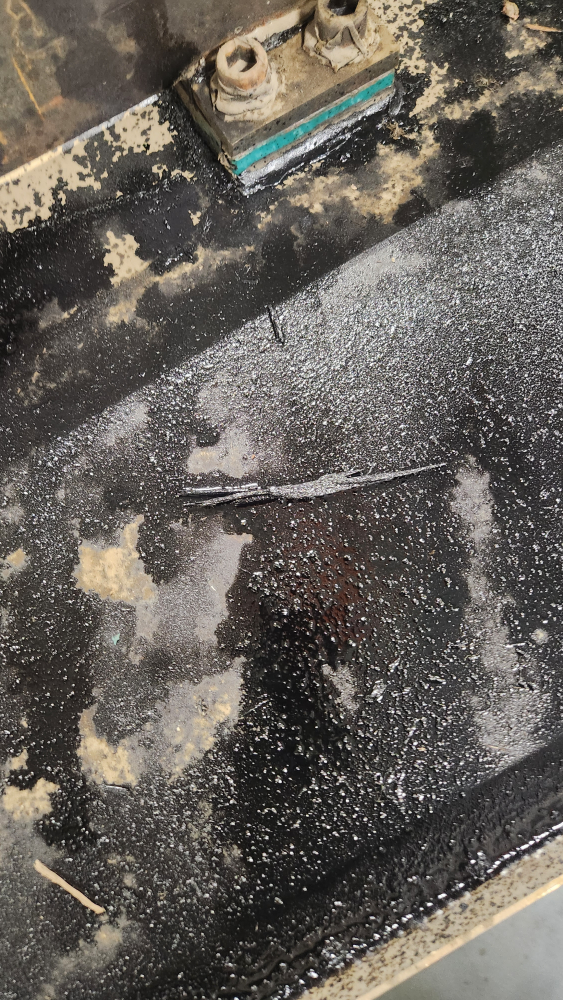
#> input picture creo_segmentation/images/test1.jpg, 2252 x 4000 px (shown at 1/4 size); its folder holds only this picture in this run
$ python experiment.py
#> lines starting #> are read from the running program, lines starting #| are printed output that depends on the picture; after the words box and inside, x2 and y2 are one past the last pixel; in counts of white or black regions, pixels touching at a corner belong together
import os
import cv2
import numpy as np

# improt Kmeans clustering from skimage
from sklearn.cluster import KMeans

SEGMENTATION_THRESHOLD = 50 # threshold for segmentation
BLUR_KERNEL = 3 # Gaussian blur kernel size
ERODE_KERNEL = 3 # erosion kernel size
EROSION_ITERATIONS = 7 # number of iterations for erosion #
ALPHA = 2.5 # contrast stretching exponent - gamma correction
BETA = 0 # contrast stretching bias - gamma correction
CLIP_LIMIT = 2 # CLAHE clip limit

def KMeans_clustering(img, k=3):
    """KMeans clustering for image segmentation"""

    # Reshape the image to 2D array of pixels
    img = img.reshape((-1, 1))

    # Initialize the KMeans model
    kmeans = KMeans(n_clusters=k, random_state=42, n_init=10, algorithm='elkan')

    # Fit the model to the image
    kmeans.fit(img)

    # Get the labels and cluster centers
    labels = kmeans.labels_
    centers = kmeans.cluster_centers_

    # sort the centers in ascending order
    centers = np.sort(centers, axis=0)

    print(centers, centers.shape)

    # Reshape the labels to the original image shape
    labels = labels.reshape(img.shape)

    # Determine the threshold for segmentation
    threshold_creo = (centers[0] + centers[1])/2
    threshold_semi = (centers[1] + centers[2])/2
    print(threshold_creo, threshold_semi)
    # (centers[0]*np.sum(labels == 0) + centers[1]*np.sum(labels == 1))/(np.sum(labels == 0) + np.sum(labels == 1))

    return threshold_semi.astype(int)

def preprocess(
                img,
                visualize=True, # visualize the preprocessing steps
                clipLimit=CLIP_LIMIT, # CLAHE clip limit
                alpha=ALPHA, # contrast stretching exponent
                beta=BETA, # contrast stretching bias
                blur_kernel=BLUR_KERNEL, # blur kernel size
                erode_kernel=ERODE_KERNEL, # erode kernel size
                erode_iterations=EROSION_ITERATIONS, # number of iterations for erosion
                segmentation_threshold=SEGMENTATION_THRESHOLD, # threshold for segmentation
                ):
    "Preprocess the image to get the anode and mandrel regions"

    if visualize:
        cv2.imshow("Original Image", img)
        cv2.waitKey(0)
        cv2.destroyAllWindows()

    # Contrast Limited Adaptive Histogram Equalization
    # Types of HIstorgram Equalization:
    # 1. Global Histogram Equalization
    img = cv2.equalizeHist(img)
    # 2. Local Histogram Equalization


    # 3. Contrast Limited Adaptive Histogram Equalization


    clahe = cv2.createCLAHE(clipLimit=clipLimit)
    # [8 lines of commented-out code are left out]
    img = cv2.GaussianBlur(img, (blur_kernel, blur_kernel), 0)

    # Further erosion to remove noise and small blobs
    kernel = np.ones((erode_kernel, erode_kernel), np.uint8)
    img = cv2.erode(img, kernel, iterations=erode_iterations)

    if visualize:
        cv2.imshow("Preprocessed Image", img)
        cv2.waitKey(0)
        cv2.destroyAllWindows()

    # Scale the images pixel values to 0-255 for even application of gamma correction
    img = cv2.normalize(img, None, 0, 255, cv2.NORM_MINMAX)

    # Contrast streching the middle intensity values using gamma correction
    img = cv2.convertScaleAbs(img, alpha=alpha, beta=beta)

    # Scale the images pixel values to 0-255 for even application of segmentation threshold
    # img = cv2.normalize(img, None, 0, 255, cv2.NORM_MINMAX)

    if visualize:
        cv2.imshow("Contrast Image", img)
        cv2.waitKey(0)
        cv2.destroyAllWindows()

    # Threshold the images to get anode and mandrel regions
    segmentation_threshold = KMeans_clustering(img)
    print(segmentation_threshold)
    _, img = cv2.threshold(img, int(segmentation_threshold), 255, cv2.THRESH_BINARY)

    # Invert the image to focus on darker regions
    img = cv2.bitwise_not(img)

    if visualize:
        cv2.imshow("Thresholded Image", img)
        cv2.waitKey(0)
        cv2.destroyAllWindows()
    return img


if __name__ == "__main__":

    # read all th eimages in the folder
    for file in os.listdir("./images"):
        # if not file.endswith(".png"):
        #     continue
        print(file)
        img = cv2.imread("./images/"+file, cv2.IMREAD_GRAYSCALE)
#> img: shape (4000, 2252); min 0, max 255, mean 96.5
        # resize the image
        img = cv2.resize(img, (400, 600))
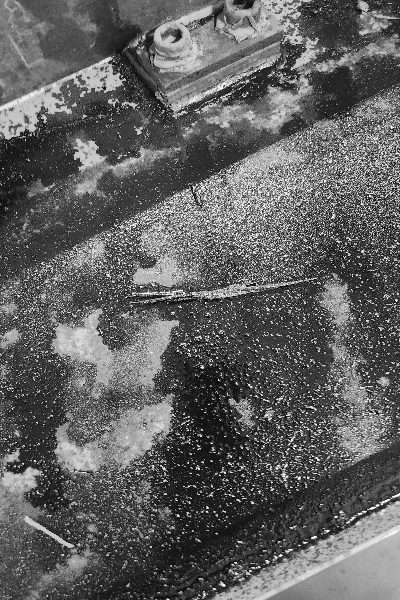
#> img: shape (600, 400); min 0, max 255, mean 96.4
        preprocess(img)
#> in preprocess, `img = cv2.equalizeHist(img)`:
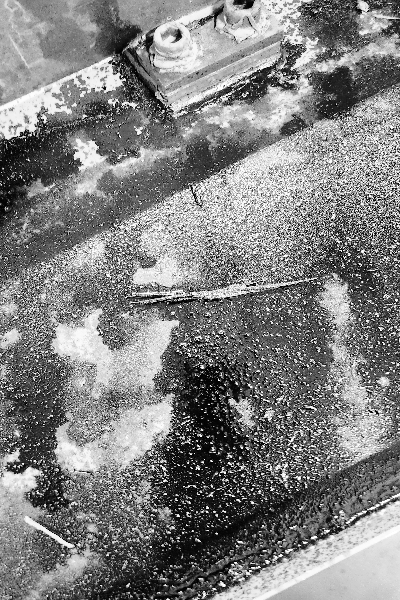
#> img: shape (600, 400); min 0, max 255, mean 128.2
#> in preprocess, `img = cv2.GaussianBlur(img, (blur_kernel, blur_kernel), 0)`:
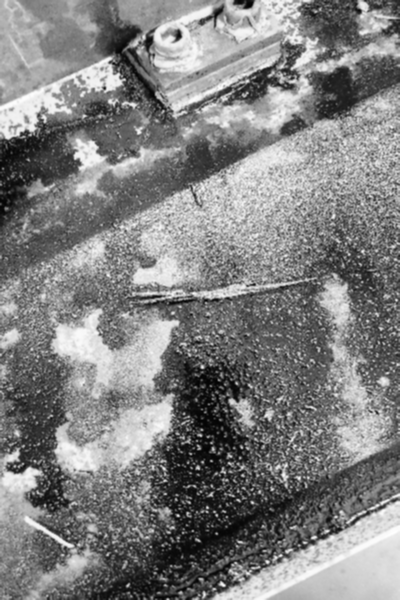
#> img: shape (600, 400); min 2, max 254, mean 128.3
#> in preprocess, `img = cv2.erode(img, kernel, iterations=erode_iterations)`:
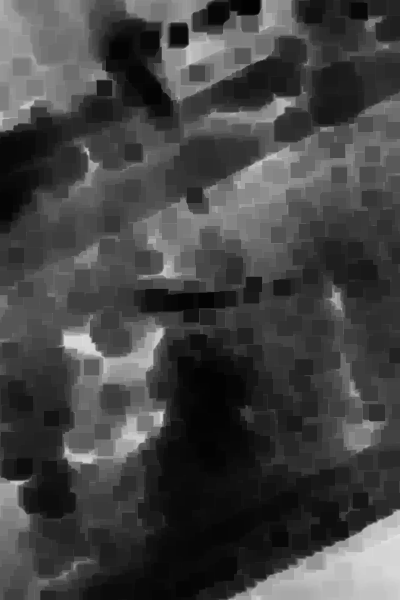
#> img: shape (600, 400); min 2, max 225, mean 67.3
#> in preprocess, `img = cv2.normalize(img, None, 0, 255, cv2.NORM_MINMAX)`:
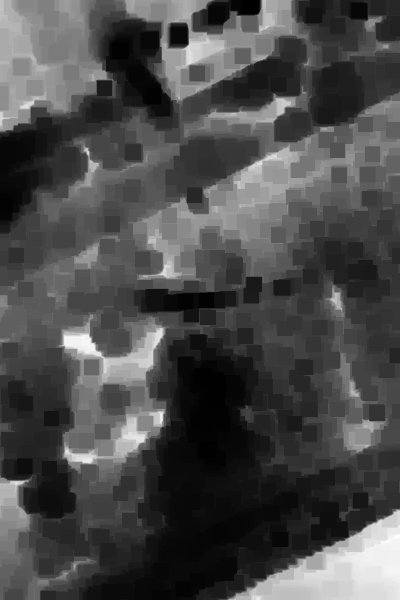
#> img: shape (600, 400); min 0, max 255, mean 74.6
#> in preprocess, `img = cv2.convertScaleAbs(img, alpha=alpha, beta=beta)`:
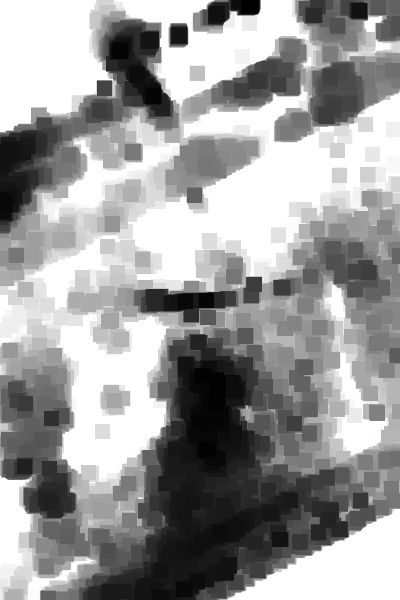
#> img: shape (600, 400); min 0, max 255, mean 156
#> in preprocess, `segmentation_threshold = KMeans_clustering(img)`: segmentation_threshold = [191]
#| [191]
#> in preprocess, `_, img = cv2.threshold(img, int(segmentation_threshold), 255, cv2.THRE..`:
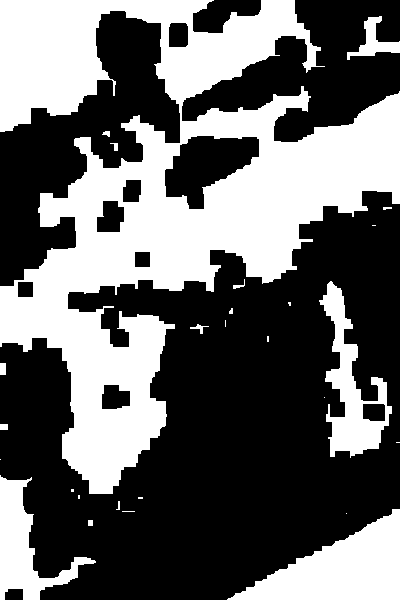
#> img: shape (600, 400); 40.3% white; 27 white regions (13 under 20 px), largest, box (x1, y1, x2, y2) and area: (0, 0, 400, 494) 78594, (227, 509, 400, 600) 8058, (319, 281, 392, 458) 4680
        # exit()

$ run again, on creo_segmentation/images/test20.png
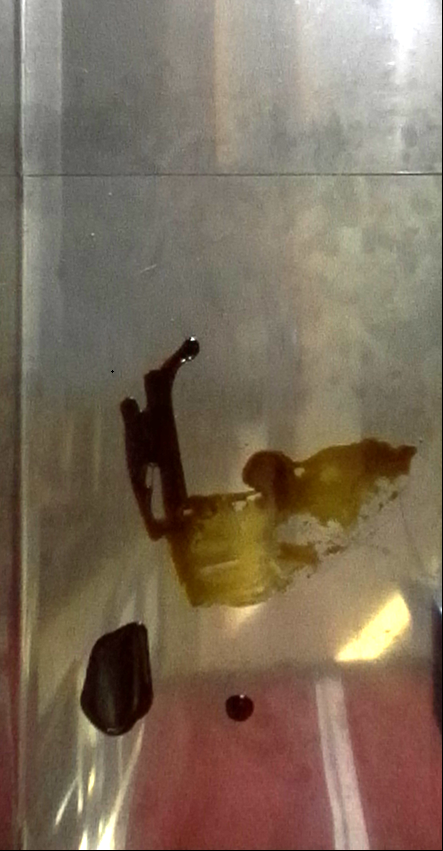
#> input picture creo_segmentation/images/test20.png, 443 x 851 px
#> in preprocess, `img = cv2.convertScaleAbs(img, alpha=alpha, beta=beta)`:
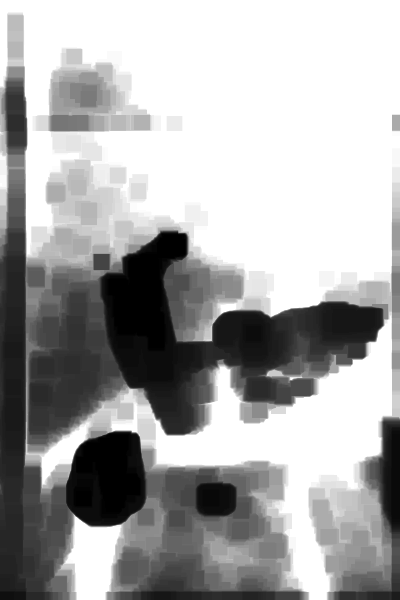
#> img: shape (600, 400); min 0, max 255, mean 169.4
#> segmentation_threshold = [197]
#| [197]
#> in preprocess, `_, img = cv2.threshold(img, int(segmentation_threshold), 255, cv2.THRE..`:
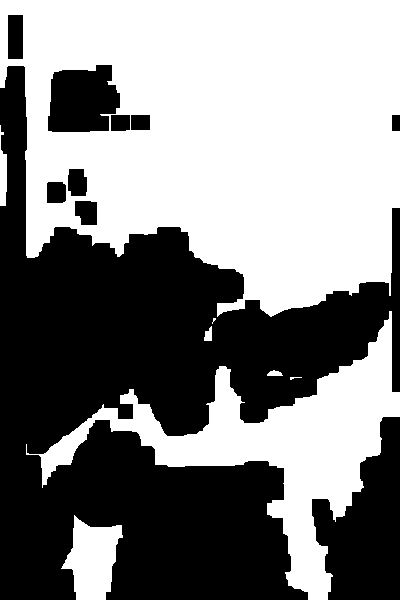
#> img: shape (600, 400); 51.7% white; 10 black regions, largest, box (x1, y1, x2, y2) and area: (0, 66, 400, 600) 99179, (312, 417, 400, 600) 10047, (48, 65, 120, 132) 3949

$ run again, on creo_segmentation/images/test27.jpg
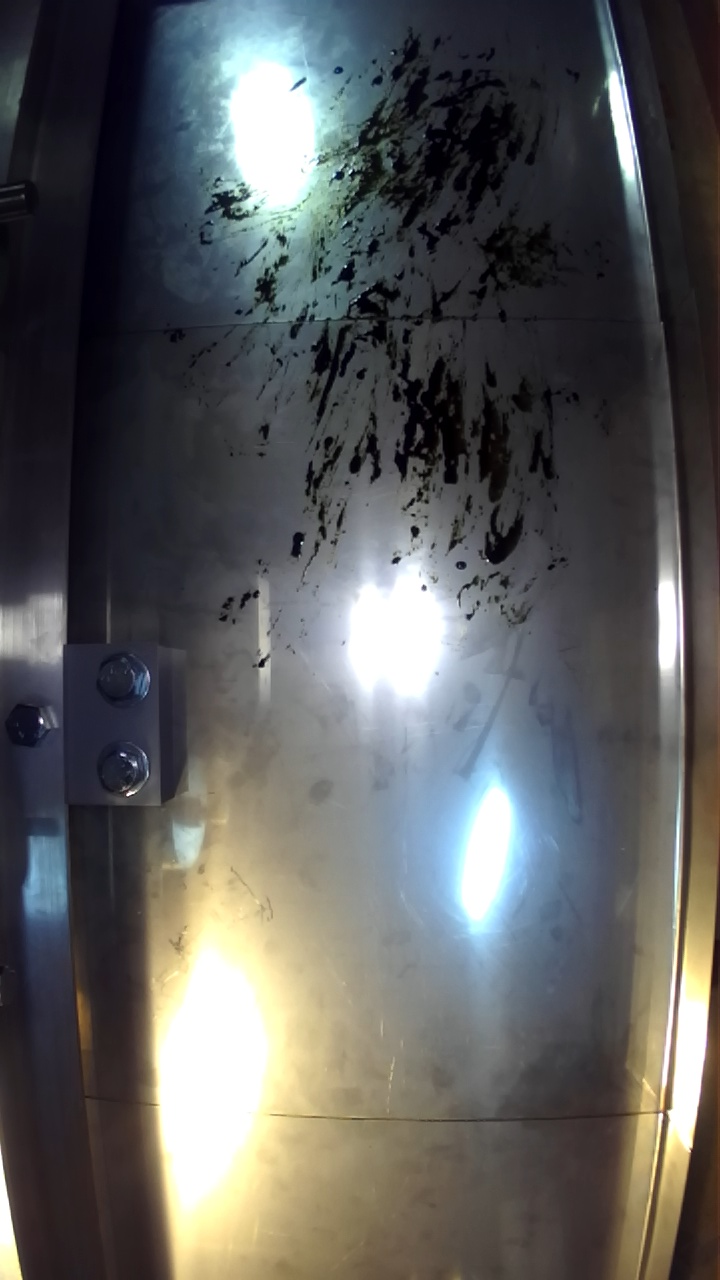
#> input picture creo_segmentation/images/test27.jpg, 720 x 1280 px
#> in preprocess, `img = cv2.convertScaleAbs(img, alpha=alpha, beta=beta)`:
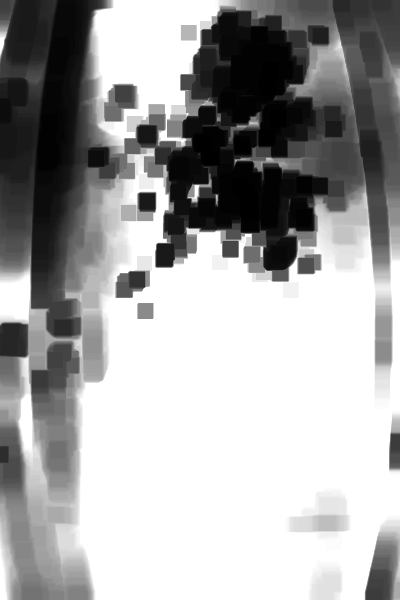
#> img: shape (600, 400); min 0, max 255, mean 165
#> segmentation_threshold = [193]
#| [193]
#> in preprocess, `_, img = cv2.threshold(img, int(segmentation_threshold), 255, cv2.THRE..`:
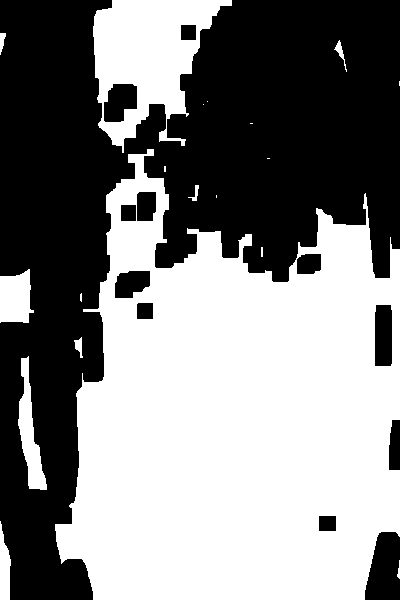
#> img: shape (600, 400); 51.5% white; 12 black regions, largest, box (x1, y1, x2, y2) and area: (0, 0, 400, 600) 109358, (365, 532, 400, 600) 1922, (375, 305, 392, 366) 1023

$ run again, on creo_segmentation/images/test3.jpg
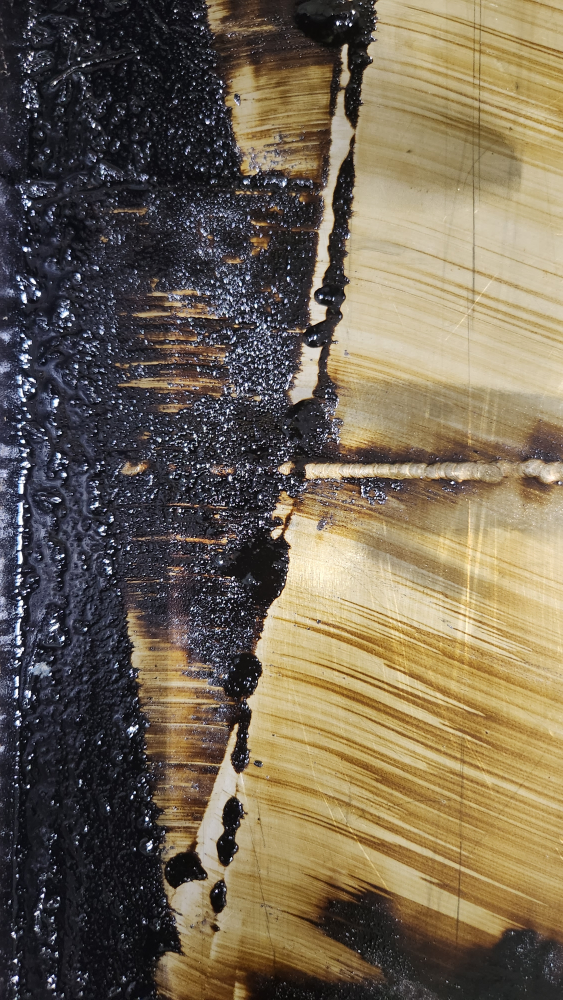
#> input picture creo_segmentation/images/test3.jpg, 2252 x 4000 px (shown at 1/4 size)
#> segmentation_threshold = [185]
#| [185]
#> in preprocess, `_, img = cv2.threshold(img, int(segmentation_threshold), 255, cv2.THRE..`:
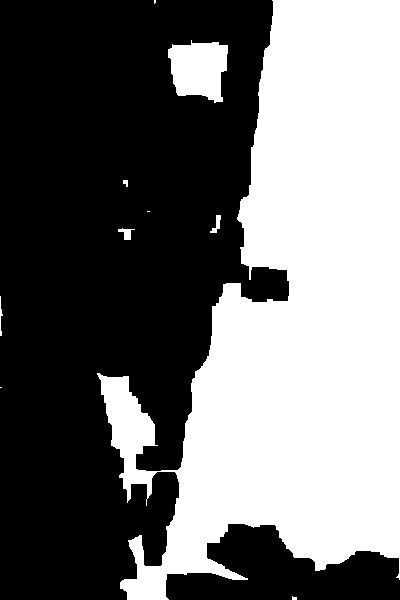
#> img: shape (600, 400); 43.6% white; 10 white regions (4 under 20 px), largest, box (x1, y1, x2, y2) and area: (97, 0, 400, 600) 101467, (168, 40, 228, 103) 2796, (118, 228, 135, 240) 100, (210, 215, 221, 233) 89, (0, 296, 3, 336) 54, (123, 180, 128, 187) 26
